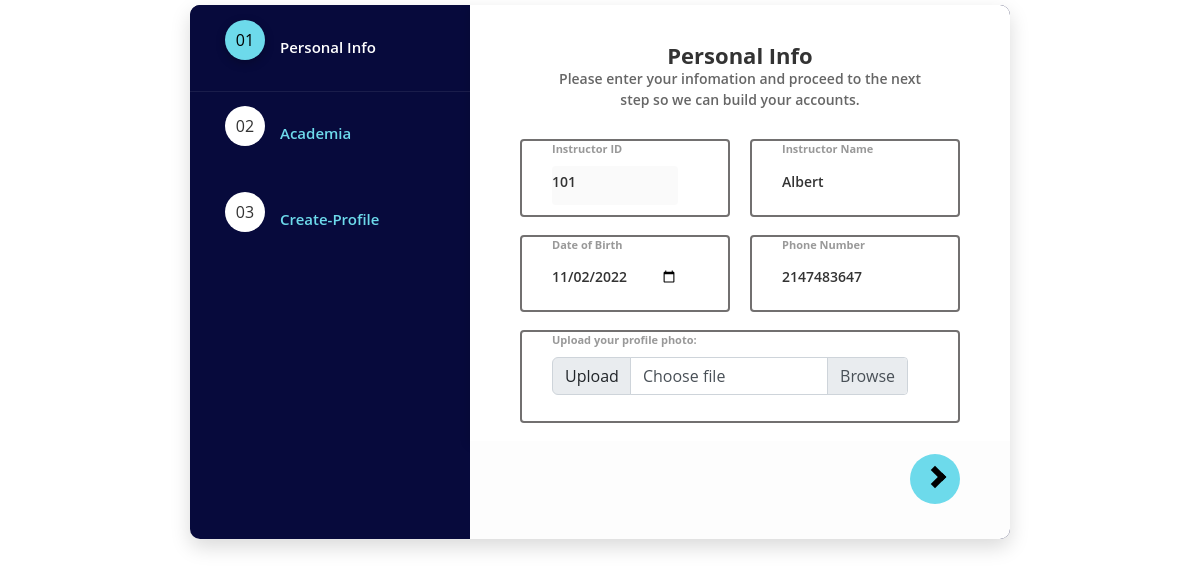
The app's page /instructor/update-profile-html.php (signed in) with its own data.
### tables this page shows
CREATE TABLE `instructor` (
  `id` int(45) NOT NULL,
  `instructor_id` varchar(500) NOT NULL,
  `instructor_name` varchar(500) NOT NULL,
  `dob` date NOT NULL,
  `phone_number` int(10) NOT NULL,
  `files` varchar(50) NOT NULL,
  `department` varchar(500) NOT NULL,
  `post` varchar(500) NOT NULL,
  `batch` varchar(50) NOT NULL,
  `gender` varchar(6) NOT NULL,
  `username` varchar(100) NOT NULL,
  `gmail` varchar(100) NOT NULL,
  `passwords` varchar(8) NOT NULL,
  `created_at` timestamp NOT NULL DEFAULT current_timestamp(),
  `devices` tinyint(4) NOT NULL
);

### instructor/update-profile-html.php (the view, shortened to what this page needs)
<!DOCTYPE html>
<html>
<head>
	<link rel="stylesheet" href="https://cdn.jsdelivr.net/npm/bootstrap@4.0.0/dist/css/bootstrap.min.css">
    <link rel="stylesheet" href="https://cdnjs.cloudflare.com/ajax/libs/font-awesome/5.13.0/css/all.min.css">
    <link rel="stylesheet" href="instructor-register.css">
	<link rel="stylesheet" href="https://cdn.jsdelivr.net/npm/bootstrap@4.6.1/dist/css/bootstrap.min.css">
	<link href="https://cdn.jsdelivr.net/npm/bootstrap@5.2.2/dist/css/bootstrap.min.css" rel="stylesheet">
</head>
<?php
include_once('../dbconfig.php');
if($connection)
{
    $instructor_id=$_SESSION['instructor_id'];
    $instructor_name=$_SESSION['instructor_name'];
    $instructor_gmail=$_SESSION['instructor_gmail'];
    $select="SELECT * FROM instructor where instructor_id='$instructor_id' and instructor_name='$instructor_name' and gmail='$instructor_gmail'";
    $result=mysqli_query($connection,$select);
    $row=mysqli_fetch_array($result);
?>
<body>
	<div class="page-content">
		<div class="form-v1-content">
			<div class="wizard-form">
		        <form method="post" action="update-profile-php.php?photo=<?php echo($row[5]);?>" class="form-register" enctype="multipart/form-data" >
		        	<div id="form-total">
			            <h2>
			            	<p class="step-icon"><span>01</span></p>
			            	<span class="step-text">Personal Info</span>
			            </h2>
			            <section>
			                <div class="inner">
			                	<div class="wizard-header">
									<h3 class="heading">Personal Info</h3>
									<p>Please enter your infomation and proceed to the next step so we can build your accounts.  </p>
								</div>
								<div class="form-row">
									<div class="form-holder">
										<fieldset>
											<legend>Instructor ID</legend>
											<input type="text" id="first-name" name="instid" placeholder="Instructor ID" disabled value="<?php echo($row[1]); ?>">
										</fieldset>
									</div>
									<div class="form-holder">
										<fieldset>
											<legend>Instructor Name</legend>
											<input type="text" id="fathers-name" name="instname" placeholder="Instructor Name" value="<?php echo($row[2]); ?>" >
										</fieldset>
									</div>
								</div>
								<div class="form-row">
									<div class="form-holder">
										<fieldset>
											<legend>Date of Birth</legend>
											<input type="date" id="dob" name="dob" value="<?php echo($row[3]); ?>">
										</fieldset>
									</div>
									<div class="form-holder ">
										<fieldset>
											<legend>Phone Number</legend>
											<input type="text" id="phone" name="phone" placeholder="+91 9876543210" value="<?php echo($row[4]); ?>" >
										</fieldset>
									</div>
								</div>
								 <div class="form-row">
									<div class="form-holder form-holder-2">
										<fieldset>
											<legend>Upload your profile photo:</legend>
											<div class="form-group">
												<div class="input-group">
													<div class="input-group-prepend">
													  <span class="input-group-text" id="inputGroupFileAddon01">Upload</span>
													</div>
													<div class="custom-file">
													  <label class="custom-file-label" for="inputGroupFile01">Choose file</label>
													</div>
												  </div>
											  </div>
										</fieldset>
									</div>
								</div>
							</div>
			            </section>
			            <h2>
			            	<p class="step-icon"><span>02</span></p>
			            	<span class="step-text">Academia</span>
			            </h2>
						<h2>
			            	<p class="step-icon"><span>03</span></p>
			            	<span class="step-text">Create-Profile</span>
			            </h2>
		        	</div>
		        </form>
			</div>
		</div>
	</div>
</body>
</html>
<?php
}
else
{
    die('something went wrong with database'.mysqli_connect_error());
}
?>

### instructor/instructor-register.css (style rules this page uses)
body { margin: 0; background-color: #c8c8c8; }
.page-content { width: 100%; margin: 0 auto; display: flex; justify-content: center; align-items: center; }
.form-v1-content { background: white; width: 820px; box-shadow: 0px 8px 20px 0px rgba(0, 0, 0, 0.15); border-radius: 10px; margin: 5px 0; font-family: 'Open Sans', sans-serif; position: relative; display: flex; }
.form-register .vertical { display: block; width: 100%; overflow: hidden; background: #070a3c; border-radius: 10px; }
.form-register .steps li a .title .step-icon { width: 40px; height: 40px; border-radius: 50%; background:#ffffff; position: relative; outline: none; color: #333; font-size: 16px; margin-right: 15px; }
.form-register .steps li a .step-icon span { position: absolute; top: 50%; left: 50%; transform: translate(-50%, -50%); }
.form-register .steps li.current a .step-icon, .form-register .steps li.current a:active .step-icon, .form-register .steps li.done a .step-icon, .form-register .steps li.done a:active .step-icon { background:#6ddaeb; color: black; box-shadow: 0px 3px 10px 0px rgba(0, 0, 0, 0.25); }
.form-register .steps li a .step-text { color: #6ddaeb; font-weight: 600; font-size: 15px; padding: 25px 0 8px; }
.form-register .steps .current .step-text, .form-register .steps .done .step-text { color: #ffffff; }
.form-register .content h2 { display: none; }
.form-register .content .inner { padding: 0 50px; }
.form-register .content .wizard-header { text-align: center; padding: 37px 30px 13px; }
.form-register .content .inner h3 { font-size: 22px; color: #333; font-weight: 700; margin: 0; }
.form-register .content .inner p { color: #666; font-size: 14px; font-weight: 600; }
.inner .form-row { display: flex; margin: 0 -10px; position: relative; }
.inner .form-row .form-holder { width: 50%; padding: 0 10px; margin-bottom: 18px; position: relative; }
.inner .form-row .form-holder.form-holder-2 { width: 100%; position: relative; }
.inner .form-row .form-holder fieldset { border: 2px solid #727070; border-radius: 4px; padding: 0px 50px 10px 30px; }
.inner .form-row .form-holder legend { font-size: 11px; font-weight: 700; color: #999; }
.inner .form-row .form-holder input, .inner .form-row .form-holder select { width: 100%; padding: 5px 0px 13px; border: none; appearance: unset; outline: none; font-family: 'Open Sans', sans-serif; font-weight: 600; font-size: 14px; box-sizing: border-box; border-radius: 4px; }
.inner .form-row .form-holder input { color: #333; }
.step-text { position: relative; margin-top: -9px; }

### records on screen
instructor: instid "101", instname "Albert", dob "11/02/2022", phone "2147483647"
